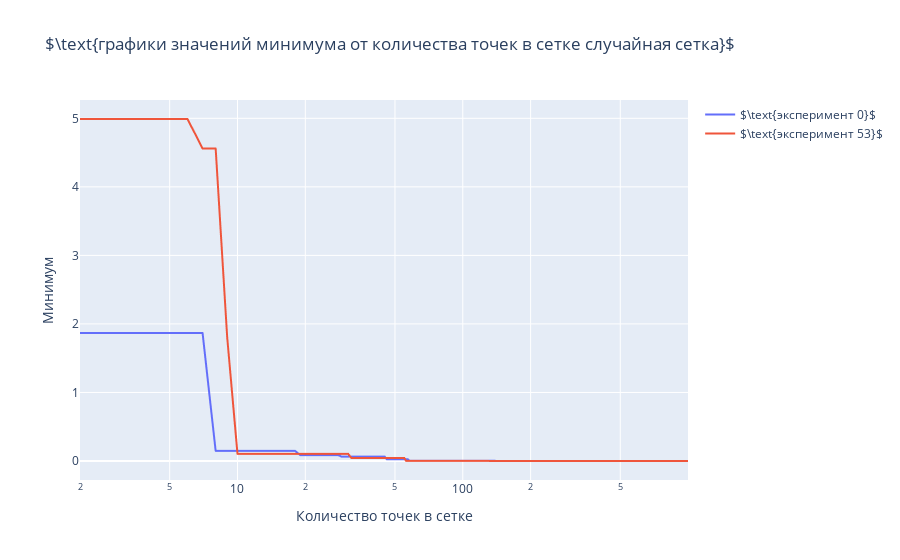

The notebook cell saved with this chart:
### Code cell
fig = go.Figure()
fig.add_trace(go.Scattergl(
        x=grid_size, 
        y=random_min_f_trace_2d[52],
        name=r'$\text{эксперимент 0}$',
))
fig.add_trace(go.Scattergl(
        x=grid_size, 
        y=random_min_f_trace_2d[90],
        name=r'$\text{эксперимент 53}$',
))
fig.update_layout(
        title=r'$\text{графики значений минимума от количества точек в сетке случайная сетка}$',
        xaxis_title=r'Количество точек в сетке',
        yaxis_title=r'Минимум',
        legend=dict(itemsizing='trace'),
        xaxis_type='log'
    )
plot(fig, filename='3.2d_random.html', auto_open=False)
fig.show()

### Figure 1 — Plotly figure (JSON) as saved in the notebook; plotly's stock layout.template omitted (floating-point values rounded to 4 significant figures; data arrays with more than 128 entries replaced by an {"elided": "..."} marker saying what was removed)
{"data": [{"name": "$\\text{эксперимент 0}$", "type": "scattergl", "x": {"elided": "998 int values"}, "y": {"elided": "998 float values"}}, {"name": "$\\text{эксперимент 53}$", "type": "scattergl", "x": {"elided": "998 int values"}, "y": {"elided": "998 float values"}}], "layout": {"legend": {"itemsizing": "trace"}, "title": {"text": "$\\text{графики значений минимума от количества точек в сетке случайная сетка}$"}, "xaxis": {"title": {"text": "Количество точек в сетке"}, "type": "log"}, "yaxis": {"title": {"text": "Минимум"}}}}
